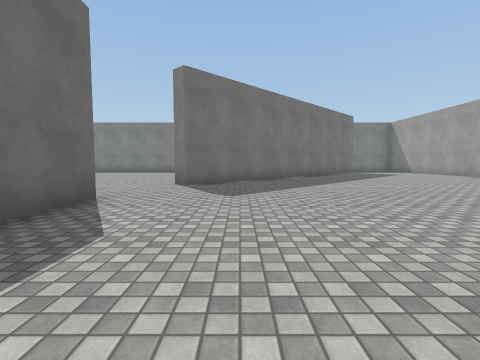
[1] (above)

14 first-person views from a walk through a Unity game level. The camera is 1.2 m above the floor, tilts 4° down and sees 85° across. The floor is counted in squares, 2 m on a side. Each view is taken from the middle of a square. On the plan, view 1 faces up. The plan holds only what a view shows up to about 9 squares ahead; the rest is blank. The player is left out. Surface patterns are stand-ins for the level's own textures.

[2]
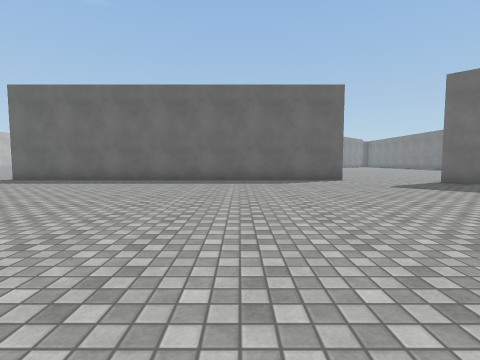

[3]
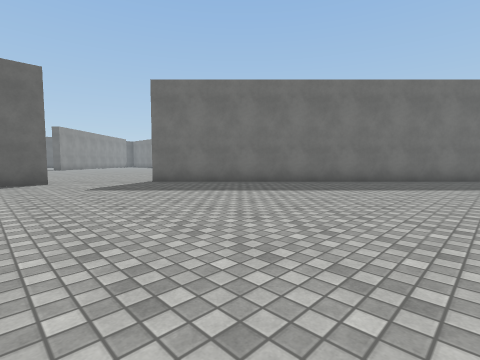

[4]
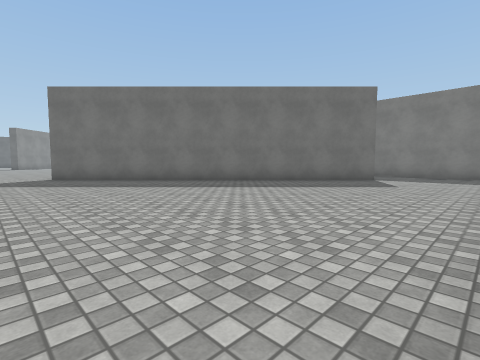

[5]
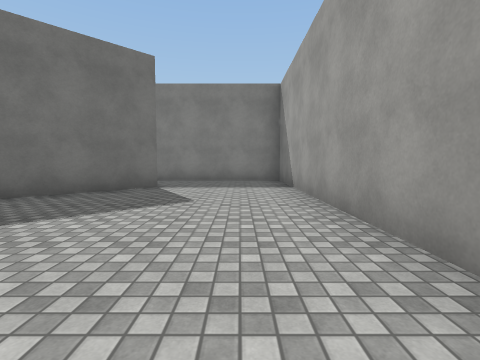

[6]
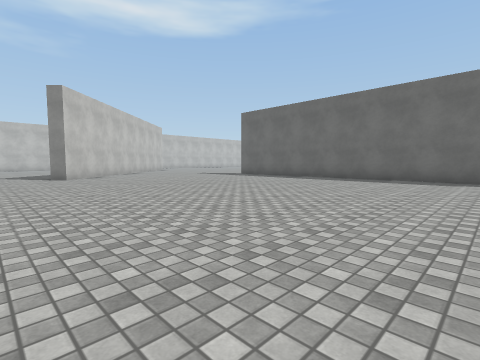

[7]
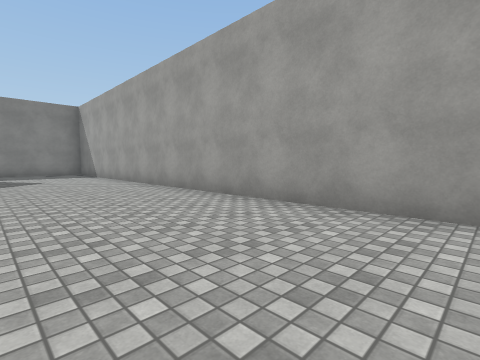

[8]
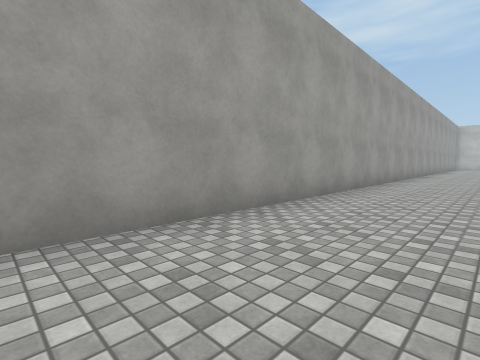

[9]
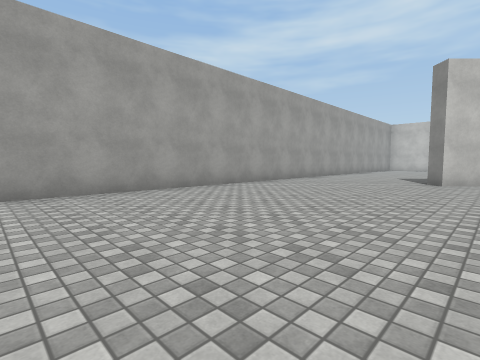

[10]
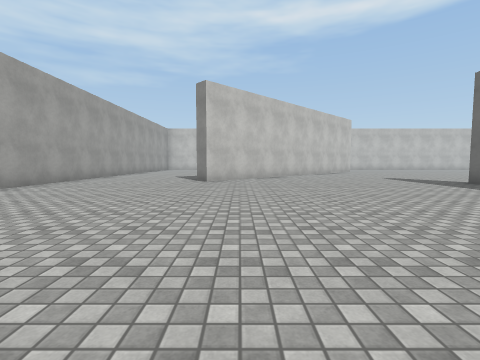

[11]
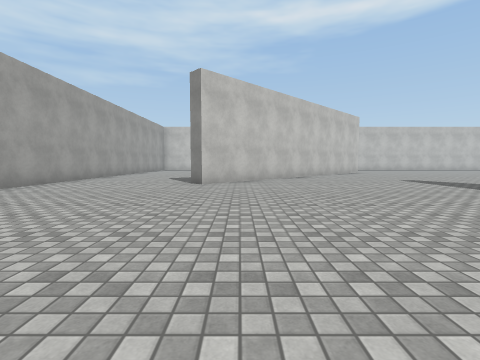

[12]
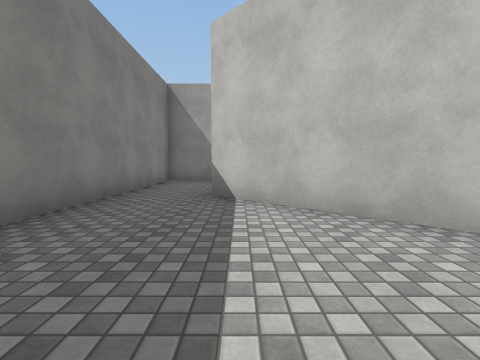

[13]
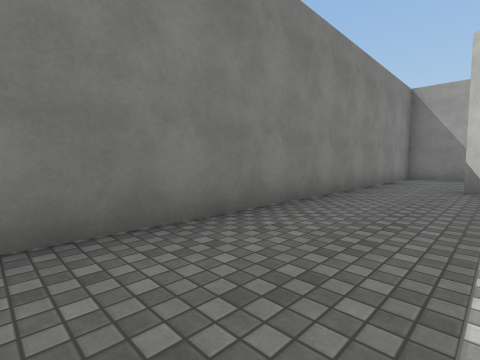

[14]
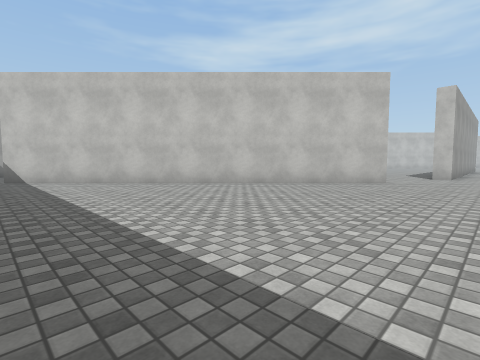

### Floor plan
Points are (right, up) in squares from view 1. A wall is a line through its corners. A room is listed if a view was taken in it or the views show most of it. See-through windows are left out.
Room 1 (views 1, 2, 3, 4, 5, 6, 7, 8, 9, 10, 11)
walls: (-2.4, 4.3) (-2.4, -6.4); (9.2, -5.4) (9.2, 16.2) (4.5, 16.2); (5, -6.9) (5.4, -7.3); (5.1, 13.9) (5.8, 14.6); (6.1, 14.2) (-1.4, 6.7)
ways out: opening at (-1.5, 5.5) to room 2; opening at (4, -5.6) to room 2; opening at (5, 15.5) to room 2
Room 2 (views 12, 13, 14)
walls: (-2.9, 3.4) (-2.9, 4.3) (-2.4, 4.3); (-1.4, 6.7) (-1.8, 7) (5.1, 13.9); (2.9, -9) (5, -6.9); (9.2, -9.1) (9.2, -5.4); (4.5, 16.2) (-1, 16.2)
ways out: opening at (-1.5, 5.5) to room 1; opening at (4, -5.6) to room 1; opening at (5, 15.5) to room 1

Where each view was taken, in squares from view 1:
view 1: 0 up, 0 right, facing up
view 2: 1 up, 6 right, facing left
view 3: 3 up, 6 right, facing up-left
view 4: 5 up, 9 right, facing up-left
view 5: 8 up, 8 right, facing up
view 6: 3 up, 7 right, facing down-left
view 7: 3 up, 6 right, facing up-right
view 8: 5 up, 7 right, facing down-right
view 9: 1 up, 4 right, facing down-right
view 10: 1 up, 4 right, facing down
view 11: 0 up, 4 right, facing down
view 12: 14 up, 1 right, facing right
view 13: 14 up, 1 left, facing up-right
view 14: 15 up, 4 left, facing down-right
